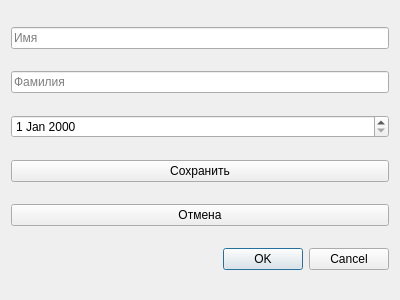
<?xml version="1.0" encoding="UTF-8"?>
<ui version="4.0">
 <class>Dialog</class>
 <widget class="QDialog" name="Dialog">
  <property name="geometry">
   <rect>
    <x>0</x>
    <y>0</y>
    <width>400</width>
    <height>300</height>
   </rect>
  </property>
  <property name="windowTitle">
   <string>Dialog</string>
  </property>
  <layout class="QVBoxLayout" name="verticalLayout">
   <item>
    <widget class="QLineEdit" name="lineEdit_name">
     <property name="placeholderText">
      <string>Имя</string>
     </property>
    </widget>
   </item>
   <item>
    <widget class="QLineEdit" name="lineEdit_surname">
     <property name="placeholderText">
      <string>Фамилия</string>
     </property>
    </widget>
   </item>
   <item>
    <widget class="QDateEdit" name="dateEdit_birth"/>
   </item>
   <item>
    <widget class="QPushButton" name="pushButton_save">
     <property name="text">
      <string>Сохранить</string>
     </property>
    </widget>
   </item>
   <item>
    <widget class="QPushButton" name="pushButton_cancel">
     <property name="text">
      <string>Отмена</string>
     </property>
    </widget>
   </item>
   <item>
    <widget class="QDialogButtonBox" name="buttonBox">
     <property name="standardButtons">
      <set>QDialogButtonBox::StandardButton::Cancel|QDialogButtonBox::StandardButton::Ok</set>
     </property>
    </widget>
   </item>
  </layout>
 </widget>
 <resources/>
 <connections/>
</ui>
